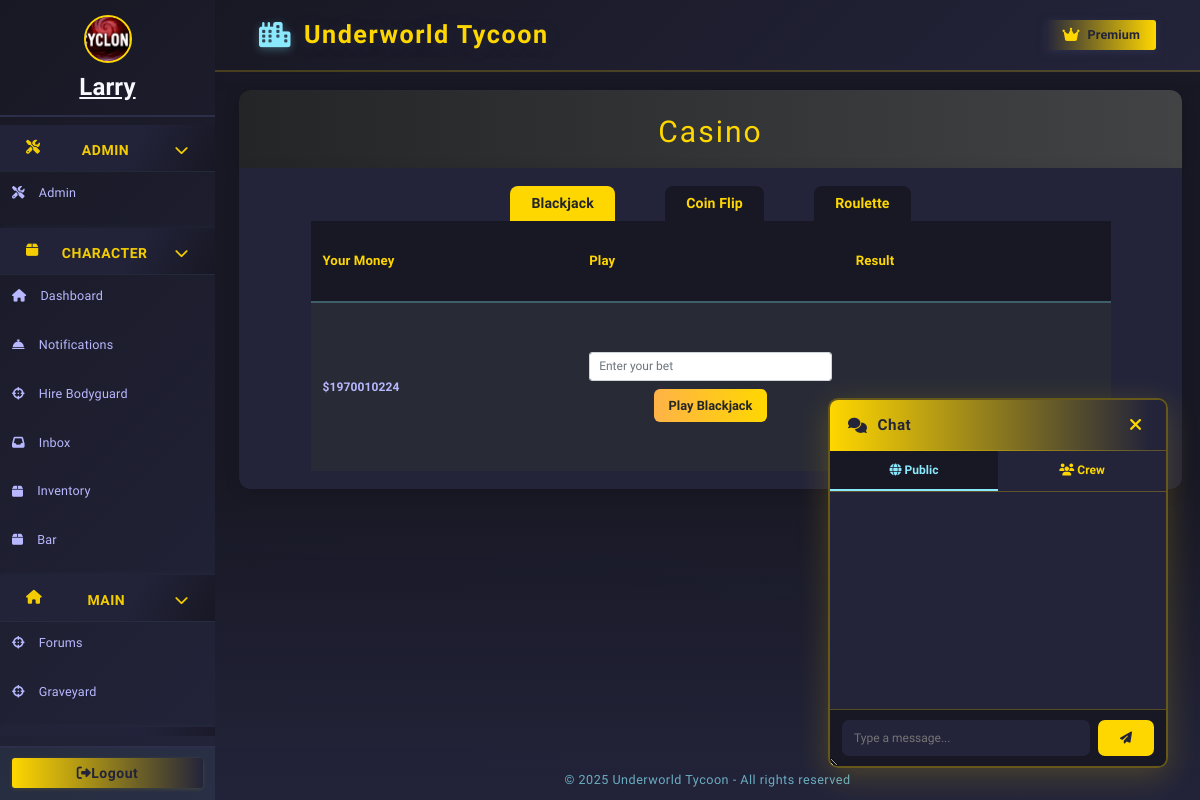
Before: /casino (signed in) with the older database file.
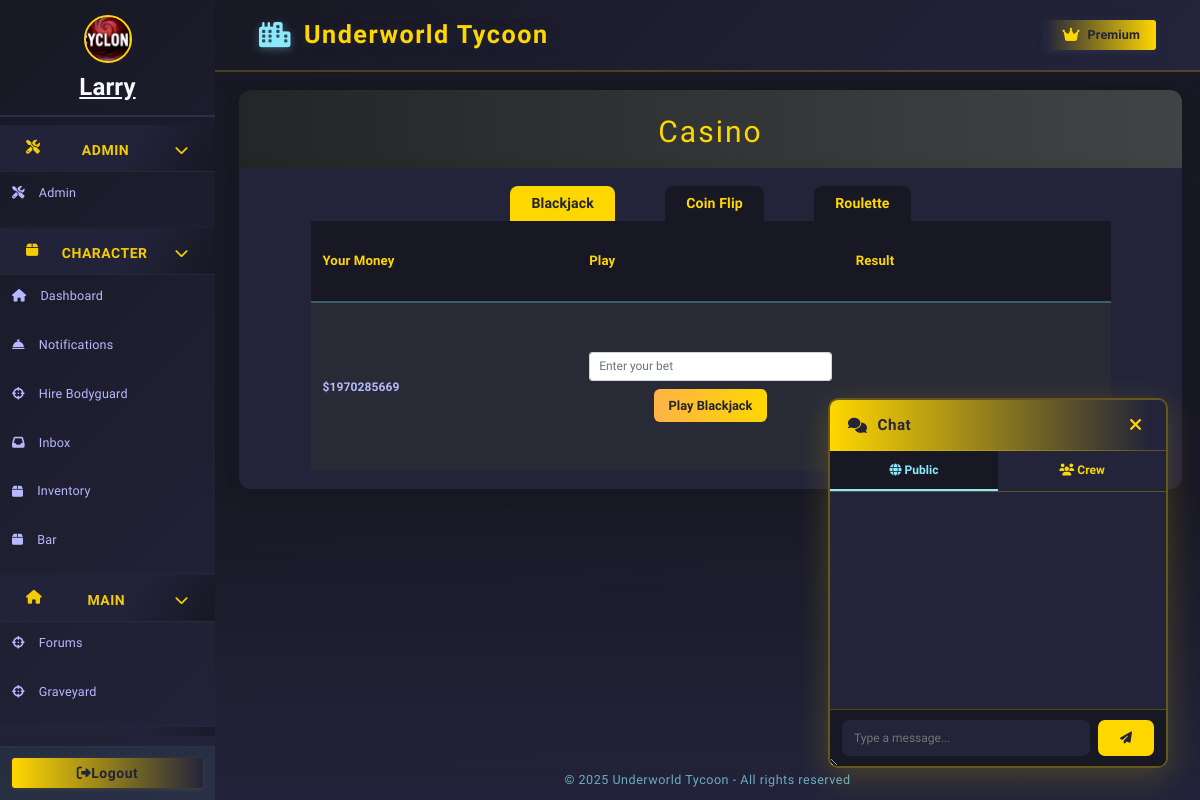
After: the same page with the newer database file.
### models/character.py (models this page shows, shortened)
class Character(db.Model):
    __tablename__ = 'character'
    id = db.Column(db.Integer, primary_key=True)
    user_id = db.Column(db.Integer, db.ForeignKey('user.id'), nullable=True)
    user = db.relationship('User', backref=db.backref('linked_character', overlaps="linked_characters"), foreign_keys=[user_id], overlaps="linked_characters")
    name = db.Column(db.String(64), unique=True, nullable=False)
    bodyguards = db.Column(db.Integer, default=0)
    date_created = db.Column(db.DateTime, nullable=True, default=datetime.utcnow)
    health = db.Column(db.Integer, default=100)
    money = db.Column(db.Integer, default=250)
    level = db.Column(db.Integer, default=1)
    xp = db.Column(db.Integer, default=0)
    last_crime_time = db.Column(db.DateTime, nullable=True)
    last_travel_time = db.Column(db.DateTime, nullable=True)
    city = db.Column(db.String(64), default="New York")
    gun_id = db.Column(db.Integer, db.ForeignKey('shop_item.id'))
    gun = db.relationship('ShopItem', foreign_keys=[gun_id])
    in_jail = db.Column(db.Boolean, default=False)
    jail_until = db.Column(db.DateTime, nullable=True)
    bar_timer = db.Column(db.DateTime, nullable=True)
    bar_cooldown = db.Column(db.DateTime, nullable=True)  # New field for bar cooldown
    crime_group_id = db.Column(db.Integer, db.ForeignKey('organized_crime.id'))
    crime_group = db.relationship("OrganizedCrime", back_populates="members", foreign_keys=[crime_group_id])
    master_id = db.Column(db.Integer, db.ForeignKey('user.id'))
    equipped_gun_id = db.Column(db.Integer, db.ForeignKey('gun.id'), nullable=True)
    equipped_gun = db.relationship('Gun', foreign_keys=[equipped_gun_id])
    earn_streak = db.Column(db.Integer, default=0)
    last_earned = db.Column(db.DateTime, nullable=True)
    is_alive = db.Column(db.Boolean, default=True)
    profile_image = db.Column(db.String(255), nullable=True)
    crew_id = db.Column(db.Integer, db.ForeignKey('crew.id'))
    linked_user = db.relationship('User', foreign_keys=[user_id], overlaps="linked_character,linked_characters,user")
    crew = db.relationship('Crew', backref='characters')
    bio = db.Column(db.Text, default="")
    bodyguard_names = db.Column(db.Text, default="[]")  # Store as JSON list of names
    steal_cooldown = db.Column(db.DateTime, nullable=True)

### app.py (the view, shortened to what this page needs)
@app.route('/casino', methods=['GET', 'POST'])
@login_required
def casino():
    character = Character.query.filter_by(master_id=current_user.id, is_alive=True).first()
    result = None
    hand = []
    dealer_hand = []
    bet = 0
    table = request.args.get('table', 'blackjack')  # Default to blackjack
    flip = None
    roulette_result = None
    user_choice = None
    blackjack_form = BlackjackForm()
    coinflip_form = CoinflipForm()
    roulette_form = RouletteForm()
    if character.in_jail and character.jail_until and character.jail_until > datetime.utcnow():
            remaining = character.jail_until - datetime.utcnow()
            mins, secs = divmod(int(remaining.total_seconds()), 60)
            flash(f"You are in jail for {mins}m {secs}s.", "danger")
            return redirect(url_for('jail'))
    result = session.pop('casino_result', None)
    hand = session.pop('casino_hand', [])
    dealer_hand = session.pop('casino_dealer_hand', [])
    flip = session.pop('casino_flip', None)
    roulette_result = session.pop('casino_roulette_result', None)
    return render_template(
        'casino.html',
        result=result,
        hand=hand,
        dealer_hand=dealer_hand,
        bet=bet,
        character=character,
        table=table,
        blackjack_form=blackjack_form,
        coinflip_form=coinflip_form,
        roulette_form=roulette_form,
        user_choice=user_choice,
        flip=flip,
        roulette_result=roulette_result
    )

### models/forms.py
class BlackjackForm(FlaskForm):
    bet = IntegerField('Bet', validators=[DataRequired(), NumberRange(min=1)])
    submit = SubmitField('Play Blackjack')

class CoinflipForm(FlaskForm):
    bet = IntegerField('Bet', validators=[DataRequired(), NumberRange(min=1)])
    coin_choice = SelectField('Coin Side', choices=[('heads', 'Heads'), ('tails', 'Tails')], validators=[DataRequired()])
    submit = SubmitField('Flip Coin')

### app.py (called while the page is built)
@app.before_request
def update_last_seen():
    if current_user.is_authenticated:
        now = datetime.utcnow()
        if not current_user.last_seen or (now - current_user.last_seen).seconds > 1:
            current_user.last_seen = now
            db.session.commit()

@app.before_request
def enable_sqlite_fk():
    if db.engine.url.drivername == 'sqlite':
        with db.engine.connect() as conn:
            conn.execute(db.text("PRAGMA foreign_keys=ON"))

@login_manager.user_loader
def load_user(user_id):
    return db.session.get(User, int(user_id))

@app.context_processor
def inject_upgrade_form():
    return dict(upgrade_form=UpgradeForm())

@app.context_processor
def inject_user():
    return dict(user=current_user)

### templates/casino.html (shortened to what this page needs)
{% extends "base.html" %}
{% block content %}
<div class="forums-header">
    <h1>Casino</h1>
</div>
<div class="forums-list">
    <div class="casino-tabs">
        <a href="{{ url_for('casino', table='blackjack') }}" class="casino-tab{% if table == 'blackjack' %} active{% endif %}">
            Blackjack
        </a>
        <a href="{{ url_for('casino', table='coinflip') }}" class="casino-tab{% if table == 'coinflip' %} active{% endif %}">
            Coin Flip
        </a>
        <a href="{{ url_for('casino', table='roulette') }}" class="casino-tab{% if table == 'roulette' %} active{% endif %}">
            Roulette
        </a>
    </div>
    <div style="display: flex; flex-wrap: wrap; gap: 2em; justify-content: center;">
        <div style="flex: 1 1 340px; min-width: 340px; max-width: 800px;">
            <table class="forum-table">
                <tr>
                    <th style="width:20%;">Your Money</th>
                    <th style="width:20%;">Play</th>
                    <th style="width:20%;">Result</th>
                </tr>
                <tr>
                    <td>
                        <div class="forum-desc">
                            <b>${{ character.money }}</b>
                        </div>
                    </td>
                    <td>
                        {% if table == 'blackjack' %}
                        <form method="post" class="forum-actions">
                            {{ blackjack_form.bet(min=1, max=character.money, placeholder="Enter your bet", class_="form-control") }}
                            {{ blackjack_form.submit(class_="btn-primary") }}
                        </form>
                        {% endif %}
                    </td>
                    <td>
                    </td>
                </tr>
            </table>
        </div>
    </div>
</div>
{% endblock %}

### templates/base.html (shortened to what the changed rows need)
<!DOCTYPE html>
<html lang="en">
<head>
  <link rel="stylesheet" href="https://cdn.jsdelivr.net/npm/bootstrap@4.6.2/dist/css/bootstrap.min.css">
  <link rel="stylesheet" href="https://cdnjs.cloudflare.com/ajax/libs/font-awesome/6.4.2/css/all.min.css">
</head>
<body class="fade-in">
  <div class="layout-root fade-in">
    {% block sidebar %}
    <div class="sidebar {% if request.endpoint in ['login', 'register'] %}d-none{% endif %}">
      <nav class="sidebar">
        {% if current_user.is_authenticated %}
          <div class="sidebar-user">
            {% set character = current_character %}
            {% if character and character.profile_image %}
              <img
                src="{{ url_for('static', filename=character.profile_image) if not character.profile_image.startswith('http') else character.profile_image }}"
                class="crew-avatar"
                alt="avatar"
                style="width:48px;height:48px;border-radius:50%;margin-bottom:6px;border:2px solid #ffd700;object-fit:cover;"
              >
            {% else %}
              <i id="char-name" class="fas fa-user-circle"></i>
            {% endif %}
            {% if character %}
              <a href="{{ url_for('profile_by_id', char_id=character.id) }}" style="color:inherit; text-decoration: underline;">
                <strong>{{ character.name }}</strong>
              </a>
            {% else %}
              <span><strong>No character</strong></span>
            {% endif %}
          </div>
        {% endif %}
      </nav>
    </div>
    {% endblock %}
    <div class="main-area">
      <main class="content-area">
        {% block content %}{% endblock %}
      </main>
    </div>
  </div>
</body>
</html>

Changed rows visible on the page:
changed Character "Larry": money "1970010224" → "1970285669"
